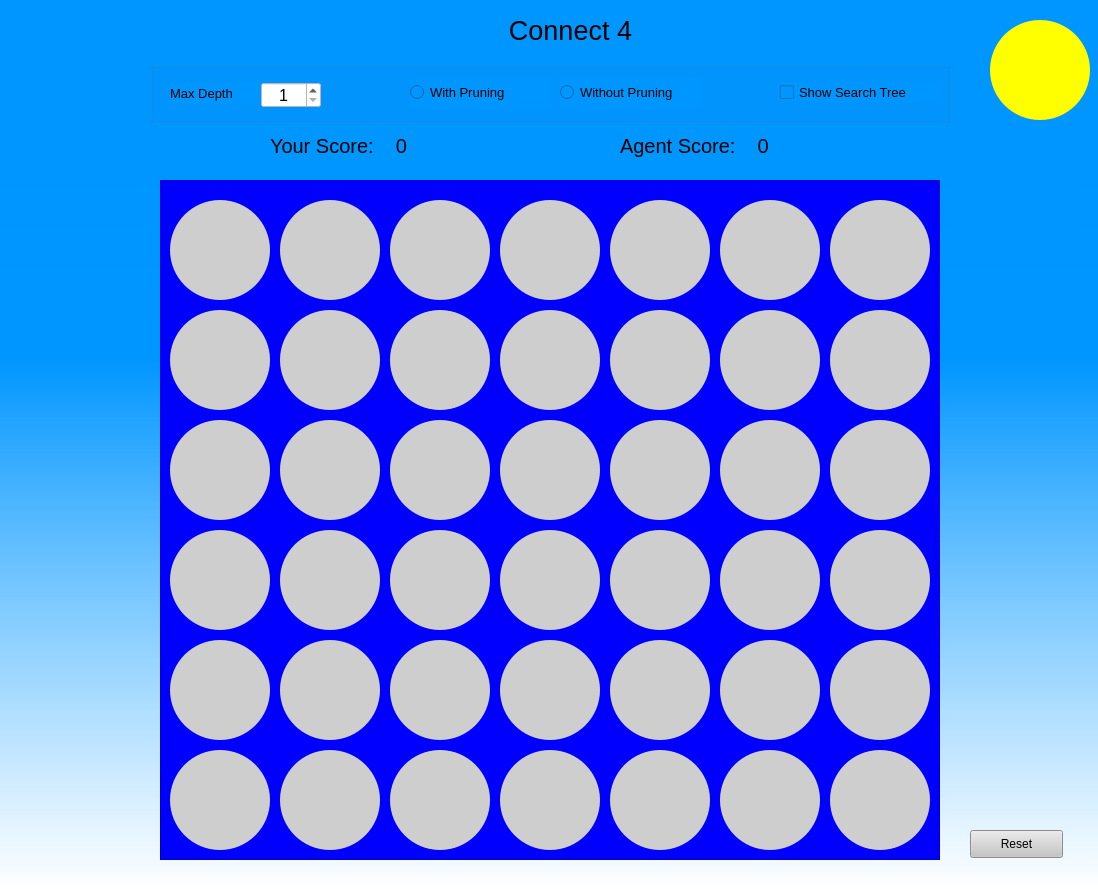
<?xml version="1.0" encoding="UTF-8"?>
<ui version="4.0">
 <class>MainWindow</class>
 <widget class="QMainWindow" name="MainWindow">
  <property name="geometry">
   <rect>
    <x>0</x>
    <y>0</y>
    <width>1098</width>
    <height>889</height>
   </rect>
  </property>
  <property name="font">
   <font>
    <pointsize>11</pointsize>
   </font>
  </property>
  <property name="windowTitle">
   <string>MainWindow</string>
  </property>
  <property name="styleSheet">
   <string notr="true">background-color: qlineargradient(spread:pad, x1:1, y1:0.21, x2:1, y2:1, stop:0 rgba(0, 150, 255, 248), stop:0.243094 rgba(0, 150, 255, 226), stop:1 rgba(255, 255, 255, 255));</string>
  </property>
  <widget class="QWidget" name="centralwidget">
   <widget class="QFrame" name="frame">
    <property name="geometry">
     <rect>
      <x>160</x>
      <y>180</y>
      <width>780</width>
      <height>680</height>
     </rect>
    </property>
    <property name="styleSheet">
     <string notr="true">background-color: rgb(0, 0, 255);</string>
    </property>
    <property name="frameShape">
     <enum>QFrame::StyledPanel</enum>
    </property>
    <property name="frameShadow">
     <enum>QFrame::Raised</enum>
    </property>
    <widget class="QPushButton" name="button0">
     <property name="enabled">
      <bool>true</bool>
     </property>
     <property name="geometry">
      <rect>
       <x>10</x>
       <y>570</y>
       <width>100</width>
       <height>100</height>
      </rect>
     </property>
     <property name="cursor">
      <cursorShape>PointingHandCursor</cursorShape>
     </property>
     <property name="styleSheet">
      <string notr="true">background-color: rgb(206, 206, 206);
border-radius: 50px</string>
     </property>
     <property name="text">
      <string/>
     </property>
    </widget>
    <widget class="QPushButton" name="button1">
     <property name="geometry">
      <rect>
       <x>120</x>
       <y>570</y>
       <width>100</width>
       <height>100</height>
      </rect>
     </property>
     <property name="cursor">
      <cursorShape>PointingHandCursor</cursorShape>
     </property>
     <property name="styleSheet">
      <string notr="true">background-color: rgb(206, 206, 206);
border-radius: 50px</string>
     </property>
     <property name="text">
      <string/>
     </property>
    </widget>
    <widget class="QPushButton" name="button2">
     <property name="geometry">
      <rect>
       <x>230</x>
       <y>570</y>
       <width>100</width>
       <height>100</height>
      </rect>
     </property>
     <property name="cursor">
      <cursorShape>PointingHandCursor</cursorShape>
     </property>
     <property name="styleSheet">
      <string notr="true">background-color: rgb(206, 206, 206);
border-radius: 50px</string>
     </property>
     <property name="text">
      <string/>
     </property>
    </widget>
    <widget class="QPushButton" name="button3">
     <property name="geometry">
      <rect>
       <x>340</x>
       <y>570</y>
       <width>100</width>
       <height>100</height>
      </rect>
     </property>
     <property name="cursor">
      <cursorShape>PointingHandCursor</cursorShape>
     </property>
     <property name="styleSheet">
      <string notr="true">background-color: rgb(206, 206, 206);
border-radius: 50px</string>
     </property>
     <property name="text">
      <string/>
     </property>
    </widget>
    <widget class="QPushButton" name="button4">
     <property name="geometry">
      <rect>
       <x>450</x>
       <y>570</y>
       <width>100</width>
       <height>100</height>
      </rect>
     </property>
     <property name="cursor">
      <cursorShape>PointingHandCursor</cursorShape>
     </property>
     <property name="styleSheet">
      <string notr="true">background-color: rgb(206, 206, 206);
border-radius: 50px</string>
     </property>
     <property name="text">
      <string/>
     </property>
    </widget>
    <widget class="QPushButton" name="button5">
     <property name="geometry">
      <rect>
       <x>560</x>
       <y>570</y>
       <width>100</width>
       <height>100</height>
      </rect>
     </property>
     <property name="cursor">
      <cursorShape>PointingHandCursor</cursorShape>
     </property>
     <property name="styleSheet">
      <string notr="true">background-color: rgb(206, 206, 206);
border-radius: 50px</string>
     </property>
     <property name="text">
      <string/>
     </property>
    </widget>
    <widget class="QPushButton" name="button6">
     <property name="geometry">
      <rect>
       <x>670</x>
       <y>570</y>
       <width>100</width>
       <height>100</height>
      </rect>
     </property>
     <property name="cursor">
      <cursorShape>PointingHandCursor</cursorShape>
     </property>
     <property name="styleSheet">
      <string notr="true">background-color: rgb(206, 206, 206);
border-radius: 50px</string>
     </property>
     <property name="text">
      <string/>
     </property>
    </widget>
    <widget class="QPushButton" name="button13">
     <property name="enabled">
      <bool>true</bool>
     </property>
     <property name="geometry">
      <rect>
       <x>670</x>
       <y>460</y>
       <width>100</width>
       <height>100</height>
      </rect>
     </property>
     <property name="cursor">
      <cursorShape>PointingHandCursor</cursorShape>
     </property>
     <property name="styleSheet">
      <string notr="true">background-color: rgb(206, 206, 206);
border-radius: 50px</string>
     </property>
     <property name="text">
      <string/>
     </property>
    </widget>
    <widget class="QPushButton" name="button12">
     <property name="enabled">
      <bool>true</bool>
     </property>
     <property name="geometry">
      <rect>
       <x>560</x>
       <y>460</y>
       <width>100</width>
       <height>100</height>
      </rect>
     </property>
     <property name="cursor">
      <cursorShape>PointingHandCursor</cursorShape>
     </property>
     <property name="styleSheet">
      <string notr="true">background-color: rgb(206, 206, 206);
border-radius: 50px</string>
     </property>
     <property name="text">
      <string/>
     </property>
    </widget>
    <widget class="QPushButton" name="button11">
     <property name="enabled">
      <bool>true</bool>
     </property>
     <property name="geometry">
      <rect>
       <x>450</x>
       <y>460</y>
       <width>100</width>
       <height>100</height>
      </rect>
     </property>
     <property name="cursor">
      <cursorShape>PointingHandCursor</cursorShape>
     </property>
     <property name="styleSheet">
      <string notr="true">background-color: rgb(206, 206, 206);
border-radius: 50px</string>
     </property>
     <property name="text">
      <string/>
     </property>
    </widget>
    <widget class="QPushButton" name="button10">
     <property name="enabled">
      <bool>true</bool>
     </property>
     <property name="geometry">
      <rect>
       <x>340</x>
       <y>460</y>
       <width>100</width>
       <height>100</height>
      </rect>
     </property>
     <property name="cursor">
      <cursorShape>PointingHandCursor</cursorShape>
     </property>
     <property name="styleSheet">
      <string notr="true">background-color: rgb(206, 206, 206);
border-radius: 50px</string>
     </property>
     <property name="text">
      <string/>
     </property>
    </widget>
    <widget class="QPushButton" name="button9">
     <property name="enabled">
      <bool>true</bool>
     </property>
     <property name="geometry">
      <rect>
       <x>230</x>
       <y>460</y>
       <width>100</width>
       <height>100</height>
      </rect>
     </property>
     <property name="cursor">
      <cursorShape>PointingHandCursor</cursorShape>
     </property>
     <property name="styleSheet">
      <string notr="true">background-color: rgb(206, 206, 206);
border-radius: 50px</string>
     </property>
     <property name="text">
      <string/>
     </property>
    </widget>
    <widget class="QPushButton" name="button8">
     <property name="enabled">
      <bool>true</bool>
     </property>
     <property name="geometry">
      <rect>
       <x>120</x>
       <y>460</y>
       <width>100</width>
       <height>100</height>
      </rect>
     </property>
     <property name="cursor">
      <cursorShape>PointingHandCursor</cursorShape>
     </property>
     <property name="styleSheet">
      <string notr="true">background-color: rgb(206, 206, 206);
border-radius: 50px</string>
     </property>
     <property name="text">
      <string/>
     </property>
    </widget>
    <widget class="QPushButton" name="button7">
     <property name="enabled">
      <bool>true</bool>
     </property>
     <property name="geometry">
      <rect>
       <x>10</x>
       <y>460</y>
       <width>100</width>
       <height>100</height>
      </rect>
     </property>
     <property name="cursor">
      <cursorShape>PointingHandCursor</cursorShape>
     </property>
     <property name="styleSheet">
      <string notr="true">background-color: rgb(206, 206, 206);
border-radius: 50px</string>
     </property>
     <property name="text">
      <string/>
     </property>
    </widget>
    <widget class="QPushButton" name="button14">
     <property name="enabled">
      <bool>true</bool>
     </property>
     <property name="geometry">
      <rect>
       <x>10</x>
       <y>350</y>
       <width>100</width>
       <height>100</height>
      </rect>
     </property>
     <property name="cursor">
      <cursorShape>PointingHandCursor</cursorShape>
     </property>
     <property name="styleSheet">
      <string notr="true">background-color: rgb(206, 206, 206);
border-radius: 50px</string>
     </property>
     <property name="text">
      <string/>
     </property>
    </widget>
    <widget class="QPushButton" name="button15">
     <property name="enabled">
      <bool>true</bool>
     </property>
     <property name="geometry">
      <rect>
       <x>120</x>
       <y>350</y>
       <width>100</width>
       <height>100</height>
      </rect>
     </property>
     <property name="cursor">
      <cursorShape>PointingHandCursor</cursorShape>
     </property>
     <property name="styleSheet">
      <string notr="true">background-color: rgb(206, 206, 206);
border-radius: 50px</string>
     </property>
     <property name="text">
      <string/>
     </property>
    </widget>
    <widget class="QPushButton" name="button16">
     <property name="enabled">
      <bool>true</bool>
     </property>
     <property name="geometry">
      <rect>
       <x>230</x>
       <y>350</y>
       <width>100</width>
       <height>100</height>
      </rect>
     </property>
     <property name="cursor">
      <cursorShape>PointingHandCursor</cursorShape>
     </property>
     <property name="styleSheet">
      <string notr="true">background-color: rgb(206, 206, 206);
border-radius: 50px</string>
     </property>
     <property name="text">
      <string/>
     </property>
    </widget>
    <widget class="QPushButton" name="button17">
     <property name="enabled">
      <bool>true</bool>
     </property>
     <property name="geometry">
      <rect>
       <x>340</x>
       <y>350</y>
       <width>100</width>
       <height>100</height>
      </rect>
     </property>
     <property name="cursor">
      <cursorShape>PointingHandCursor</cursorShape>
     </property>
     <property name="styleSheet">
      <string notr="true">background-color: rgb(206, 206, 206);
border-radius: 50px</string>
     </property>
     <property name="text">
      <string/>
     </property>
    </widget>
    <widget class="QPushButton" name="button18">
     <property name="enabled">
      <bool>true</bool>
     </property>
     <property name="geometry">
      <rect>
       <x>450</x>
       <y>350</y>
       <width>100</width>
       <height>100</height>
      </rect>
     </property>
     <property name="cursor">
      <cursorShape>PointingHandCursor</cursorShape>
     </property>
     <property name="styleSheet">
      <string notr="true">background-color: rgb(206, 206, 206);
border-radius: 50px</string>
     </property>
     <property name="text">
      <string/>
     </property>
    </widget>
    <widget class="QPushButton" name="button19">
     <property name="enabled">
      <bool>true</bool>
     </property>
     <property name="geometry">
      <rect>
       <x>560</x>
       <y>350</y>
       <width>100</width>
       <height>100</height>
      </rect>
     </property>
     <property name="cursor">
      <cursorShape>PointingHandCursor</cursorShape>
     </property>
     <property name="styleSheet">
      <string notr="true">background-color: rgb(206, 206, 206);
border-radius: 50px</string>
     </property>
     <property name="text">
      <string/>
     </property>
    </widget>
    <widget class="QPushButton" name="button20">
     <property name="enabled">
      <bool>true</bool>
     </property>
     <property name="geometry">
      <rect>
       <x>670</x>
       <y>350</y>
       <width>100</width>
       <height>100</height>
      </rect>
     </property>
     <property name="cursor">
      <cursorShape>PointingHandCursor</cursorShape>
     </property>
     <property name="styleSheet">
      <string notr="true">background-color: rgb(206, 206, 206);
border-radius: 50px</string>
     </property>
     <property name="text">
      <string/>
     </property>
    </widget>
    <widget class="QPushButton" name="button21">
     <property name="enabled">
      <bool>true</bool>
     </property>
     <property name="geometry">
      <rect>
       <x>10</x>
       <y>240</y>
       <width>100</width>
       <height>100</height>
      </rect>
     </property>
     <property name="cursor">
      <cursorShape>PointingHandCursor</cursorShape>
     </property>
     <property name="styleSheet">
      <string notr="true">background-color: rgb(206, 206, 206);
border-radius: 50px</string>
     </property>
     <property name="text">
      <string/>
     </property>
    </widget>
    <widget class="QPushButton" name="button22">
     <property name="enabled">
      <bool>true</bool>
     </property>
     <property name="geometry">
      <rect>
       <x>120</x>
       <y>240</y>
       <width>100</width>
       <height>100</height>
      </rect>
     </property>
     <property name="cursor">
      <cursorShape>PointingHandCursor</cursorShape>
     </property>
     <property name="styleSheet">
      <string notr="true">background-color: rgb(206, 206, 206);
border-radius: 50px</string>
     </property>
     <property name="text">
      <string/>
     </property>
    </widget>
    <widget class="QPushButton" name="button23">
     <property name="enabled">
      <bool>true</bool>
     </property>
     <property name="geometry">
      <rect>
       <x>230</x>
       <y>240</y>
       <width>100</width>
       <height>100</height>
      </rect>
     </property>
     <property name="cursor">
      <cursorShape>PointingHandCursor</cursorShape>
     </property>
     <property name="styleSheet">
      <string notr="true">background-color: rgb(206, 206, 206);
border-radius: 50px</string>
     </property>
     <property name="text">
      <string/>
     </property>
    </widget>
    <widget class="QPushButton" name="button24">
     <property name="enabled">
      <bool>true</bool>
     </property>
     <property name="geometry">
      <rect>
       <x>340</x>
       <y>240</y>
       <width>100</width>
       <height>100</height>
      </rect>
     </property>
     <property name="cursor">
      <cursorShape>PointingHandCursor</cursorShape>
     </property>
     <property name="styleSheet">
      <string notr="true">background-color: rgb(206, 206, 206);
border-radius: 50px</string>
     </property>
     <property name="text">
      <string/>
     </property>
    </widget>
    <widget class="QPushButton" name="button25">
     <property name="enabled">
      <bool>true</bool>
     </property>
     <property name="geometry">
      <rect>
       <x>450</x>
       <y>240</y>
       <width>100</width>
       <height>100</height>
      </rect>
     </property>
     <property name="cursor">
      <cursorShape>PointingHandCursor</cursorShape>
     </property>
     <property name="styleSheet">
      <string notr="true">background-color: rgb(206, 206, 206);
border-radius: 50px</string>
     </property>
     <property name="text">
      <string/>
     </property>
    </widget>
    <widget class="QPushButton" name="button26">
     <property name="enabled">
      <bool>true</bool>
     </property>
     <property name="geometry">
      <rect>
       <x>560</x>
       <y>240</y>
       <width>100</width>
       <height>100</height>
      </rect>
     </property>
     <property name="cursor">
      <cursorShape>PointingHandCursor</cursorShape>
     </property>
     <property name="styleSheet">
      <string notr="true">background-color: rgb(206, 206, 206);
border-radius: 50px</string>
     </property>
     <property name="text">
      <string/>
     </property>
    </widget>
    <widget class="QPushButton" name="button27">
     <property name="enabled">
      <bool>true</bool>
     </property>
     <property name="geometry">
      <rect>
       <x>670</x>
       <y>240</y>
       <width>100</width>
       <height>100</height>
      </rect>
     </property>
     <property name="cursor">
      <cursorShape>PointingHandCursor</cursorShape>
     </property>
     <property name="styleSheet">
      <string notr="true">background-color: rgb(206, 206, 206);
border-radius: 50px</string>
     </property>
     <property name="text">
      <string/>
     </property>
    </widget>
    <widget class="QPushButton" name="button34">
     <property name="enabled">
      <bool>true</bool>
     </property>
     <property name="geometry">
      <rect>
       <x>670</x>
       <y>130</y>
       <width>100</width>
       <height>100</height>
      </rect>
     </property>
     <property name="cursor">
      <cursorShape>PointingHandCursor</cursorShape>
     </property>
     <property name="styleSheet">
      <string notr="true">background-color: rgb(206, 206, 206);
border-radius: 50px</string>
     </property>
     <property name="text">
      <string/>
     </property>
    </widget>
    <widget class="QPushButton" name="button32">
     <property name="enabled">
      <bool>true</bool>
     </property>
     <property name="geometry">
      <rect>
       <x>450</x>
       <y>130</y>
       <width>100</width>
       <height>100</height>
      </rect>
     </property>
     <property name="cursor">
      <cursorShape>PointingHandCursor</cursorShape>
     </property>
     <property name="styleSheet">
      <string notr="true">background-color: rgb(206, 206, 206);
border-radius: 50px</string>
     </property>
     <property name="text">
      <string/>
     </property>
    </widget>
    <widget class="QPushButton" name="button33">
     <property name="enabled">
      <bool>true</bool>
     </property>
     <property name="geometry">
      <rect>
       <x>560</x>
       <y>130</y>
       <width>100</width>
       <height>100</height>
      </rect>
     </property>
     <property name="cursor">
      <cursorShape>PointingHandCursor</cursorShape>
     </property>
     <property name="styleSheet">
      <string notr="true">background-color: rgb(206, 206, 206);
border-radius: 50px</string>
     </property>
     <property name="text">
      <string/>
     </property>
    </widget>
    <widget class="QPushButton" name="button31">
     <property name="enabled">
      <bool>true</bool>
     </property>
     <property name="geometry">
      <rect>
       <x>340</x>
       <y>130</y>
       <width>100</width>
       <height>100</height>
      </rect>
     </property>
     <property name="cursor">
      <cursorShape>PointingHandCursor</cursorShape>
     </property>
     <property name="styleSheet">
      <string notr="true">background-color: rgb(206, 206, 206);
border-radius: 50px</string>
     </property>
     <property name="text">
      <string/>
     </property>
    </widget>
    <widget class="QPushButton" name="button30">
     <property name="enabled">
      <bool>true</bool>
     </property>
     <property name="geometry">
      <rect>
       <x>230</x>
       <y>130</y>
       <width>100</width>
       <height>100</height>
      </rect>
     </property>
     <property name="cursor">
      <cursorShape>PointingHandCursor</cursorShape>
     </property>
     <property name="styleSheet">
      <string notr="true">background-color: rgb(206, 206, 206);
border-radius: 50px</string>
     </property>
     <property name="text">
      <string/>
     </property>
    </widget>
    <widget class="QPushButton" name="button29">
     <property name="enabled">
      <bool>true</bool>
     </property>
     <property name="geometry">
      <rect>
       <x>120</x>
       <y>130</y>
       <width>100</width>
       <height>100</height>
      </rect>
     </property>
     <property name="cursor">
      <cursorShape>PointingHandCursor</cursorShape>
     </property>
     <property name="styleSheet">
      <string notr="true">background-color: rgb(206, 206, 206);
border-radius: 50px</string>
     </property>
     <property name="text">
      <string/>
     </property>
    </widget>
    <widget class="QPushButton" name="button28">
     <property name="enabled">
      <bool>true</bool>
     </property>
     <property name="geometry">
      <rect>
       <x>10</x>
       <y>130</y>
       <width>100</width>
       <height>100</height>
      </rect>
     </property>
     <property name="cursor">
      <cursorShape>PointingHandCursor</cursorShape>
     </property>
     <property name="styleSheet">
      <string notr="true">background-color: rgb(206, 206, 206);
border-radius: 50px</string>
     </property>
     <property name="text">
      <string/>
     </property>
    </widget>
    <widget class="QPushButton" name="button41">
     <property name="enabled">
      <bool>true</bool>
     </property>
     <property name="geometry">
      <rect>
       <x>670</x>
       <y>20</y>
       <width>100</width>
       <height>100</height>
      </rect>
     </property>
     <property name="cursor">
      <cursorShape>PointingHandCursor</cursorShape>
     </property>
     <property name="styleSheet">
      <string notr="true">background-color: rgb(206, 206, 206);
border-radius: 50px</string>
     </property>
     <property name="text">
      <string/>
     </property>
    </widget>
    <widget class="QPushButton" name="button40">
     <property name="enabled">
      <bool>true</bool>
     </property>
     <property name="geometry">
      <rect>
       <x>560</x>
       <y>20</y>
       <width>100</width>
       <height>100</height>
      </rect>
     </property>
     <property name="cursor">
      <cursorShape>PointingHandCursor</cursorShape>
     </property>
     <property name="styleSheet">
      <string notr="true">background-color: rgb(206, 206, 206);
border-radius: 50px</string>
     </property>
     <property name="text">
      <string/>
     </property>
    </widget>
    <widget class="QPushButton" name="button39">
     <property name="enabled">
      <bool>true</bool>
     </property>
     <property name="geometry">
      <rect>
       <x>450</x>
       <y>20</y>
       <width>100</width>
       <height>100</height>
      </rect>
     </property>
     <property name="cursor">
      <cursorShape>PointingHandCursor</cursorShape>
     </property>
     <property name="styleSheet">
      <string notr="true">background-color: rgb(206, 206, 206);
border-radius: 50px</string>
     </property>
     <property name="text">
      <string/>
     </property>
    </widget>
    <widget class="QPushButton" name="button38">
     <property name="enabled">
      <bool>true</bool>
     </property>
     <property name="geometry">
      <rect>
       <x>340</x>
       <y>20</y>
       <width>100</width>
       <height>100</height>
      </rect>
     </property>
     <property name="cursor">
      <cursorShape>PointingHandCursor</cursorShape>
     </property>
     <property name="styleSheet">
      <string notr="true">background-color: rgb(206, 206, 206);
border-radius: 50px</string>
     </property>
     <property name="text">
      <string/>
     </property>
    </widget>
    <widget class="QPushButton" name="button37">
     <property name="enabled">
      <bool>true</bool>
     </property>
     <property name="geometry">
      <rect>
       <x>230</x>
       <y>20</y>
       <width>100</width>
       <height>100</height>
      </rect>
     </property>
     <property name="cursor">
      <cursorShape>PointingHandCursor</cursorShape>
     </property>
     <property name="styleSheet">
      <string notr="true">background-color: rgb(206, 206, 206);
border-radius: 50px</string>
     </property>
     <property name="text">
      <string/>
     </property>
    </widget>
    <widget class="QPushButton" name="button36">
     <property name="enabled">
      <bool>true</bool>
     </property>
     <property name="geometry">
      <rect>
       <x>120</x>
       <y>20</y>
       <width>100</width>
       <height>100</height>
      </rect>
     </property>
     <property name="cursor">
      <cursorShape>PointingHandCursor</cursorShape>
     </property>
     <property name="styleSheet">
      <string notr="true">background-color: rgb(206, 206, 206);
border-radius: 50px</string>
     </property>
     <property name="text">
      <string/>
     </property>
    </widget>
    <widget class="QPushButton" name="button35">
     <property name="enabled">
      <bool>true</bool>
     </property>
     <property name="geometry">
      <rect>
       <x>10</x>
       <y>20</y>
       <width>100</width>
       <height>100</height>
      </rect>
     </property>
     <property name="cursor">
      <cursorShape>PointingHandCursor</cursorShape>
     </property>
     <property name="styleSheet">
      <string notr="true">background-color: rgb(206, 206, 206);
border-radius: 50px</string>
     </property>
     <property name="text">
      <string/>
     </property>
    </widget>
   </widget>
   <widget class="QLabel" name="title">
    <property name="geometry">
     <rect>
      <x>340</x>
      <y>0</y>
      <width>461</width>
      <height>61</height>
     </rect>
    </property>
    <property name="font">
     <font>
      <pointsize>20</pointsize>
     </font>
    </property>
    <property name="styleSheet">
     <string notr="true">background-color: rgb(0, 150, 255);</string>
    </property>
    <property name="text">
     <string>Connect 4</string>
    </property>
    <property name="alignment">
     <set>Qt::AlignCenter</set>
    </property>
   </widget>
   <widget class="QLabel" name="turn">
    <property name="geometry">
     <rect>
      <x>990</x>
      <y>20</y>
      <width>100</width>
      <height>100</height>
     </rect>
    </property>
    <property name="styleSheet">
     <string notr="true">background-color: rgb(255, 255, 0);
border-radius: 50px</string>
    </property>
    <property name="text">
     <string/>
    </property>
   </widget>
   <widget class="QLabel" name="user_score">
    <property name="geometry">
     <rect>
      <x>270</x>
      <y>120</y>
      <width>211</width>
      <height>51</height>
     </rect>
    </property>
    <property name="font">
     <font>
      <pointsize>15</pointsize>
     </font>
    </property>
    <property name="styleSheet">
     <string notr="true">background-color: rgb(0, 150, 255);</string>
    </property>
    <property name="text">
     <string>Your Score:    0</string>
    </property>
   </widget>
   <widget class="QLabel" name="agent_score">
    <property name="geometry">
     <rect>
      <x>620</x>
      <y>120</y>
      <width>211</width>
      <height>51</height>
     </rect>
    </property>
    <property name="font">
     <font>
      <pointsize>15</pointsize>
     </font>
    </property>
    <property name="styleSheet">
     <string notr="true">background-color: rgb(0, 150, 255);</string>
    </property>
    <property name="text">
     <string>Agent Score:    0</string>
    </property>
   </widget>
   <widget class="QPushButton" name="reset">
    <property name="geometry">
     <rect>
      <x>970</x>
      <y>830</y>
      <width>93</width>
      <height>28</height>
     </rect>
    </property>
    <property name="styleSheet">
     <string notr="true">background-color: rgb(197, 197, 197);</string>
    </property>
    <property name="text">
     <string>Reset</string>
    </property>
   </widget>
   <widget class="QGroupBox" name="groupBox">
    <property name="geometry">
     <rect>
      <x>150</x>
      <y>62</y>
      <width>801</width>
      <height>61</height>
     </rect>
    </property>
    <property name="styleSheet">
     <string notr="true">background-color: rgb(0, 150, 255);</string>
    </property>
    <property name="title">
     <string/>
    </property>
    <widget class="QLabel" name="depthLabel">
     <property name="geometry">
      <rect>
       <x>20</x>
       <y>21</y>
       <width>91</width>
       <height>21</height>
      </rect>
     </property>
     <property name="font">
      <font>
       <pointsize>10</pointsize>
      </font>
     </property>
     <property name="styleSheet">
      <string notr="true">background-color: rgb(0, 150, 255);</string>
     </property>
     <property name="text">
      <string>Max Depth</string>
     </property>
    </widget>
    <widget class="QRadioButton" name="pruning">
     <property name="geometry">
      <rect>
       <x>260</x>
       <y>15</y>
       <width>141</width>
       <height>31</height>
      </rect>
     </property>
     <property name="font">
      <font>
       <pointsize>10</pointsize>
      </font>
     </property>
     <property name="styleSheet">
      <string notr="true">background-color: rgb(0, 150, 255);</string>
     </property>
     <property name="text">
      <string>With Pruning</string>
     </property>
    </widget>
    <widget class="QSpinBox" name="maxDepth">
     <property name="geometry">
      <rect>
       <x>111</x>
       <y>20</y>
       <width>60</width>
       <height>26</height>
      </rect>
     </property>
     <property name="font">
      <font>
       <pointsize>12</pointsize>
      </font>
     </property>
     <property name="styleSheet">
      <string notr="true">background-color: rgb(255, 255, 255);</string>
     </property>
     <property name="alignment">
      <set>Qt::AlignCenter</set>
     </property>
     <property name="minimum">
      <number>1</number>
     </property>
     <property name="maximum">
      <number>10</number>
     </property>
    </widget>
    <widget class="QCheckBox" name="searchTree">
     <property name="geometry">
      <rect>
       <x>630</x>
       <y>20</y>
       <width>161</width>
       <height>20</height>
      </rect>
     </property>
     <property name="font">
      <font>
       <pointsize>10</pointsize>
      </font>
     </property>
     <property name="styleSheet">
      <string notr="true">background-color: rgb(0, 150, 255);</string>
     </property>
     <property name="text">
      <string>Show Search Tree</string>
     </property>
    </widget>
    <widget class="QRadioButton" name="noPruning">
     <property name="geometry">
      <rect>
       <x>410</x>
       <y>15</y>
       <width>141</width>
       <height>31</height>
      </rect>
     </property>
     <property name="font">
      <font>
       <pointsize>10</pointsize>
      </font>
     </property>
     <property name="styleSheet">
      <string notr="true">background-color: rgb(0, 150, 255);</string>
     </property>
     <property name="text">
      <string>Without Pruning</string>
     </property>
    </widget>
   </widget>
   <widget class="QLabel" name="time">
    <property name="geometry">
     <rect>
      <x>950</x>
      <y>190</y>
      <width>131</width>
      <height>61</height>
     </rect>
    </property>
    <property name="font">
     <font>
      <pointsize>14</pointsize>
     </font>
    </property>
    <property name="styleSheet">
     <string notr="true">background-color: rgb(0, 150, 255);</string>
    </property>
    <property name="text">
     <string/>
    </property>
    <property name="alignment">
     <set>Qt::AlignCenter</set>
    </property>
   </widget>
  </widget>
 </widget>
 <resources/>
 <connections/>
</ui>
